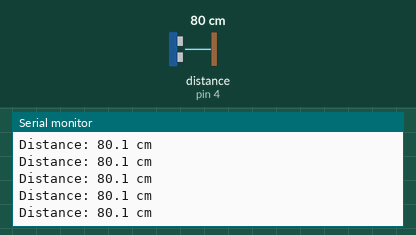
Recording of a sketch running on a simulated Arduino Uno, built with avr-gcc and run on an emulated ATmega328P. Shown: the last lines printed to the serial monitor. Wiring (inferred from the names in the program): ultrasonic range finder: trigger pin 5; echo pin 4. Inputs (shaded band) come from the test bench; at power-on: distance to the obstacle (sensor on pin 4) 80 cm. The echo pulse lasts 58.3 µs per cm.

Above: at 1.2 s.
1.3 s: distance to the obstacle (sensor on pin 4) set to 18 cm
At 1.32 s:
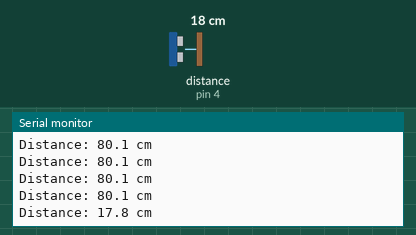
4.3 s: distance to the obstacle (sensor on pin 4) set to 9 cm
At 4.35 s:
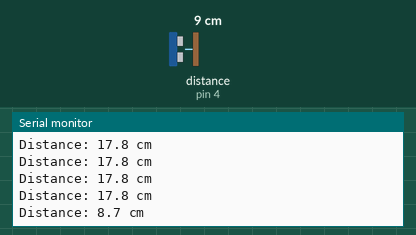
7.3 s: distance to the obstacle (sensor on pin 4) set to 2 cm
At 7.3 s:
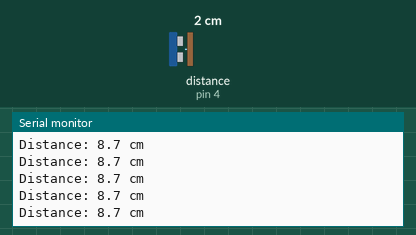
10.3 s: distance to the obstacle (sensor on pin 4) set to 9 cm
At 10.35 s:
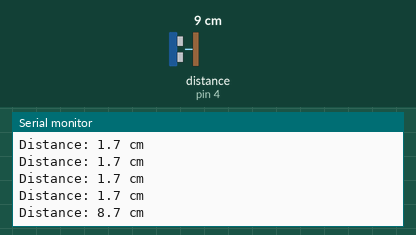
Timing chart, 0 to 13.3 s (numbered marks = the images above; inputs shaded):
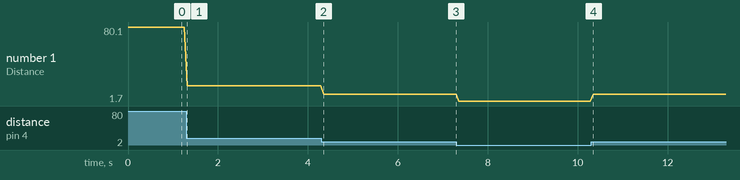

The sketch:

45.Ultrasonic_Module.ino
```cpp
int echoPin = 4; // ultrasonic signal receiver pin ECHO to D4
int trigPin = 5; // ultrasonic signal transmitter pin TRIG to D5

void setup() {
  Serial.begin(9600);
  pinMode(echoPin, INPUT);
  pinMode(trigPin, OUTPUT);
}

void loop() {
  digitalWrite(trigPin, LOW);
  delayMicroseconds(2);
  digitalWrite(trigPin, HIGH); // Pulse for 10us to trigger ultrasonic detection
  delayMicroseconds(10);
  digitalWrite(trigPin, LOW);

  // 30ms timeout corresponds to approx 5 meters max distance
  unsigned long duration = pulseIn(echoPin, HIGH, 30000);

  if (duration == 0) {
    Serial.println("Out of range / No echo");
  } else {
    float distance = (float)duration / 58.0; // Transform pulse time (us) to cm
    Serial.print("Distance: ");
    Serial.print(distance, 1);
    Serial.println(" cm");
  }

  delay(60); // 60ms between pings prevents ultrasonic echo confusion
}
```

Measured:
- after the input at 1.3 s, the serial monitor: prints a new line at once (image 1)
- after the input at 4.3 s, the serial monitor: prints a new line after 0.05 s (image 2)
- after the input at 10.3 s, the serial monitor: prints a new line after 0.05 s (image 4)
- plotted number 1: 80.1 → 17.8 after the input at 1.3 s, 17.8 → 8.7 after the input at 4.3 s, 8.7 → 1.7 after the input at 7.3 s, 1.7 → 8.7 after the input at 10.3 s
